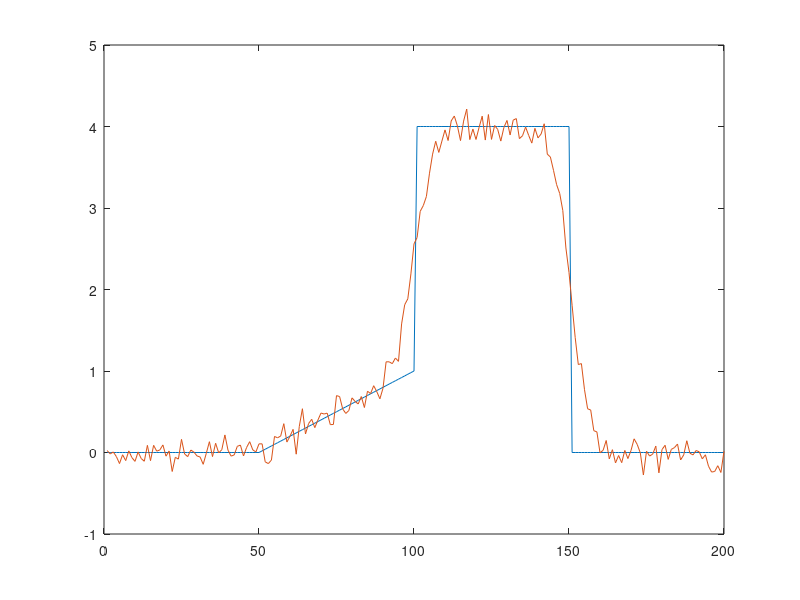

This figure's MATLAB source:

n = 200;
h = 20;
gamma = 5;

d = zeros(2*h + 1, 1);

g = @(k,y,b) 1./b * exp(-k^2./(2*y^2));

for i= 1:2*h+1
    d(i) = g(i-h-1,gamma,1);
end

b = sum(d);

for i= 1:2*h+1
    d(i) = g(i-h-1,gamma,b);
end

%plot(d)

A = zeros(n);
v = d(h+1:2*h+1);
r = flip(d(1:h+1));

for i= 1:n
    A(i:i+h,i:i+h) = toeplitz(v,r);
end
A = A(1:n,1:n)
sumdi = sum(diag(A));
sumanti = sum(diag(flip(A)));
suma = sumdi + sumanti

x = zeros(n,1);
for i= 50:100
    x(i) = 1;
end

plot(x)
hold on
y = A*x;
plot(y)
res = norm(x-y);

hold off

x1 = zeros(n,1);
x1(101:150)=4;
for i= 50:100
    x1(i)=(i-50)/50;
end

rng(1000); 
w=0.1*randn(n, 1);
y1 = A*x1 + w;

plot(x1)
hold on
plot(y1)

[U,S,V] = svd(A);
S(11:n,11:n) = 0;
for i=1:10
    S(i,i) = 1./S(i,i);
end
A1 = U*S*V.';
norma1 = norm(x1-A1*y1)

